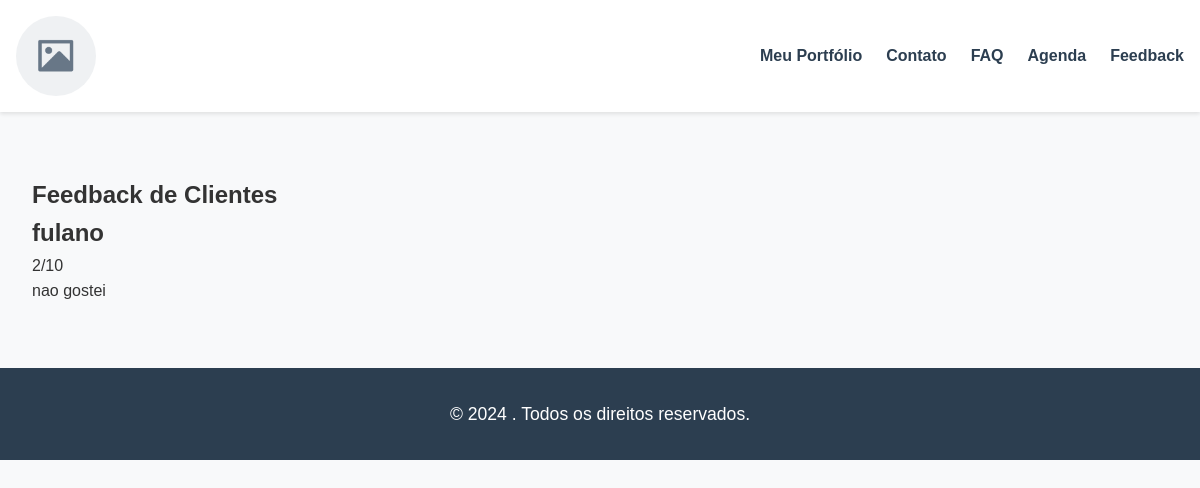
The app's page /portfolio/2/feedback/ with its own data.
### portfolio/models.py (models this page shows, shortened)
class Portfolio(models.Model):
    user = models.OneToOneField(CustomUser, on_delete=models.CASCADE)
    title = models.CharField(max_length=100)
    description = models.TextField()
    created_at = models.DateTimeField(auto_now_add=True)
    is_tenant = models.BooleanField(default=False)
    professional_name = models.CharField(max_length=100, blank=True)  # Novo campo para o nome do profissional
    instagram_url = models.URLField(blank=True)
    tiktok_url = models.URLField(blank=True)
    whatsapp_number = models.CharField(max_length=20, blank=True)
    phone_number = models.CharField(max_length=20, blank=True)
    email = models.EmailField(blank=True)

class Feedback(models.Model):
    portfolio = models.ForeignKey(Portfolio, related_name='feedbacks', on_delete=models.CASCADE)
    name = models.CharField(max_length=255)
    rating = models.PositiveIntegerField()
    comment = models.TextField()
    date = models.DateTimeField(auto_now_add=True)

### portfolio/views.py (the view)
# urls.py: path('portfolio/<int:portfolio_id>/feedback/', views.portfolio_feedback, name='portfolio_feedback'),
def portfolio_feedback(request, portfolio_id):
    portfolio = get_object_or_404(Portfolio, id=portfolio_id)
    feedbacks = portfolio.feedbacks.all()
    return render(request, 'portfolio/feedback.html',
                  {'portfolio': portfolio,
                   'feedbacks': feedbacks})

### portfolio/templates/portfolio/feedback.html (shortened to what this page needs)
{% extends 'portfolio/base.html' %}
{% load static %}
{% block content %}
<section class="feedback-section">
    <div class="container">
        <h1>Feedback de Clientes</h1>
        <div class="feedback-list">
            {% for feedback in feedbacks %}
                <div class="feedback-item">
                    <div class="feedback-header">
                        <h2 class="feedback-name">{{ feedback.name }}</h2>
                        <div class="feedback-rating">
                            <span class="rating-value">{{ feedback.rating }}</span>/10
                        </div>
                    </div>
                    <p class="feedback-comment">{{ feedback.comment }}</p>
                </div>
            {% empty %}
                <p>Não há feedbacks disponíveis no momento.</p>
            {% endfor %}
        </div>
    </div>
</section>
{% endblock %}

### portfolio/templates/portfolio/base.html (shortened to what this page needs)
{% load static %}
<!DOCTYPE html>
<html lang="pt_br">
<head>
    <link rel="stylesheet" href="https://unpkg.com/swiper/swiper-bundle.min.css">
    <link rel="stylesheet" href="{% static 'css/style.css' %}">
</head>
<body>
    <header>
        <nav class="barra_de_navegacao">
            <img class="logo" src="{% static 'image/placeholder.png' %}" alt="Logo"/>
            <ul>
                <li><a href="{% url 'portfolio_detail' portfolio.id %}">{{ portfolio.title }}</a></li>
                <li><a href="{% url 'portfolio_contato' portfolio.id %}">Contato</a></li>
                <li><a href="{% url 'portfolio_faq' portfolio.id %}">FAQ</a></li>
                <li><a href="{% url 'portfolio_agenda' portfolio.id %}">Agenda</a></li>
                <li><a href="{% url 'portfolio_feedback' portfolio.id %}">Feedback</a></li>
            </ul>
        </nav>
    </header>
    {% block content %}{% endblock %}
<footer>
    <p>&copy; {% now "Y" %} {% block footer_name %}{{ portfolio.professional_name }}{% endblock %}. Todos os direitos reservados.</p>
</footer>
</body>
</html>

### static/css/style.css (style rules this page uses)
:root { --primary-color: #3498db; --secondary-color: #2c3e50; --text-color: #333; --background-color: #f8f9fa; --accent-color: #e74c3c; --light-gray: #ecf0f1; }
* { box-sizing: border-box; margin: 0; padding: 0; }
body { font-family: 'Arial', sans-serif; line-height: 1.6; color: var(--text-color); background-color: var(--background-color); }
.container { max-width: 1200px; margin: 0 auto; padding: 0 2rem; }
header { background-color: #fff; box-shadow: 0 2px 4px rgba(0,0,0,0.1); position: sticky; top: 0; z-index: 1000; }
.logo { width: 80px; height: 80px; border-radius: 50%; object-fit: cover; transition: transform 0.3s ease; }
.barra_de_navegacao { display: flex; justify-content: space-between; align-items: center; padding: 1rem; }
.barra_de_navegacao ul { display: flex; list-style: none; }
.barra_de_navegacao ul li { margin-left: 1.5rem; }
.barra_de_navegacao ul li a { text-decoration: none; color: var(--secondary-color); font-weight: bold; transition: color 0.3s ease; position: relative; }
.barra_de_navegacao ul li a::after { content: ''; position: absolute; width: 0; height: 2px; bottom: -5px; left: 0; background-color: var(--primary-color); transition: width 0.3s ease; }
section { margin: 4rem 0; }
footer { background-color: var(--secondary-color); color: #fff; text-align: center; padding: 2rem 0; margin-top: 4rem; }
footer p { font-size: 1.1rem; }

### records on screen
Portfolio: title "Meu Portfólio"
Feedback: name "fulano", rating "2", comment "nao gostei"
